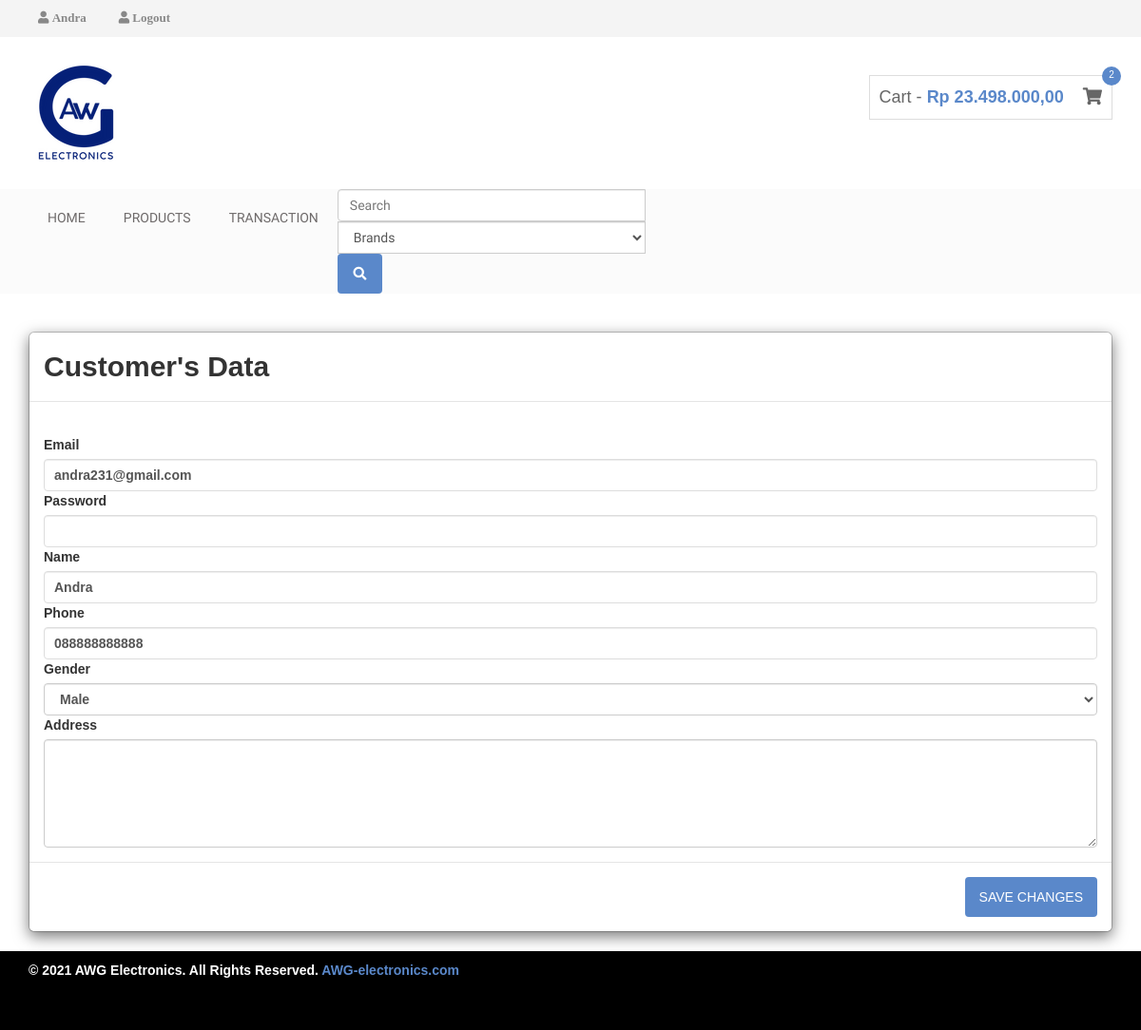
The page /dataCustomer.php (signed in) on the database its author committed.
### tables this page shows
CREATE TABLE `tb_customer` (
  `id_customer` int(11) NOT NULL,
  `kode_customer` varchar(20) NOT NULL,
  `kode_level` varchar(20) NOT NULL,
  `nama` varchar(50) NOT NULL,
  `email` varchar(30) NOT NULL,
  `password` varchar(100) NOT NULL,
  `no_telp` varchar(20) NOT NULL,
  `jenis_kelamin` varchar(10) NOT NULL,
  `alamat` text NOT NULL
);

### admin/includes/database.php (called while the page is built, shortened)
<?php
    class database{
        public function __construct(){
            $this->koneksi = mysqli_connect("localhost", "root", "", "awg_electronics");
        }
    }
?>

### admin/includes/customer.php (called while the page is built, shortened)
<?php
    require_once('database.php');
    class customer extends database{
        public function searchById($kode){
            $sql = "Select * from tb_customer where kode_customer = '$kode'";
            $query = mysqli_query($this->koneksi, $sql);
            $data = mysqli_fetch_assoc($query);
            return $data;
        }
    }

### dataCustomer.php (the view, shortened to what this page needs)
<?php include "header.php";
$data = $customer->searchById($_SESSION['customer']);
?>
<br>
<div class="container" aria-hidden="true">
            <div class="w-100" role="document">
            <div class="modal-content">
            <div class="modal-header">
                <h2 class="modal-title" id="exampleModalLongTitle"><b>Customer's Data</h2>
            </div>
            <div class="modal-body">
                <form action="admin/includes/prosesCustomer.php?aksi=update" method="POST" enctype="multipart/form-data">
                <br>
                <label>Email</label>
                <input type="email" class="form-control" name="email" value="<?php echo $data['email'];?>" required>
                <label>Password</label>
                <input type="password" class="form-control" name="password" id="password">
                <label>Name</label>
                <input type="text" class="form-control" name="nama" value="<?php echo $data['nama'];?>" id="nama" required>
                <label>Phone</label>
                <input type="text" class="form-control" value="<?php echo $data['no_telp'];?>" name="no_telp" required>
                <label>Gender</label>
                <select name="jenis_kelamin" class="selectpicker form-control" data-live-search="true" required>
                <?php if($data['jenis_kelamin'] == 'Pria'){
                        echo "<option value='Pria' selected>Male</option><option value='Wanita'>Female</option>";
                  }else{
                        echo "<option value='Wanita' selected>Female</option><option value='Pria'>Male</option>";
                  }?>
                </select>
                <label>Address</label>
                <textarea class="form-control" id="exampleFormControlTextarea1" rows="5" name="alamat" id="alamat" required><?php echo $data['alamat'];?></textarea>
            </div>
            <div class="modal-footer">
                <button type="submit" class="btn btn-primary">Save changes</button>
            </div>
            </div>
        </div>
        </div>
<br>
<div class="footer-bottom-area">
        <div class="container">
            <div class="row">
                <div class="col-md-8">
                    <div class="copyright">
                        <p>&copy; 2021 AWG Electronics. All Rights Reserved. <a href="index.html" target="_blank">AWG-electronics.com</a></p>
                    </div>
                </div>
                <div class="col-md-4">
                    <div class="footer-card-icon">
                        <i class="fa fa-cc-discover"></i>
                        <i class="fa fa-cc-mastercard"></i>
                        <i class="fa fa-cc-paypal"></i>
                        <i class="fa fa-cc-visa"></i>
                    </div>
                </div>
            </div>
        </div>
    </div>
  </body>
</html>

### style.css (style rules this page uses)
h1, h2, h3, h4, h5, h6 { margin: 0 0 15px; }
body { font-family:Arial, Helvetica, sans-serif; }
.footer-bottom-area { background: #000;color: #fff }
a { color: #5a88ca }
.footer-bottom-area { background: none repeat scroll 0 0 #000; color: #fff; padding-bottom: 40px; }
.footer-card-icon { font-size: 30px; text-align: right; }
.copyright > p { margin: 10px 0 0; }
input[type="text"], input[type="password"], input[type="email"], textarea { border: 1px solid #ddd; padding: 10px; }
input[type="submit"], button[type=submit] { background: none repeat scroll 0 0 #5a88ca; border: medium none; color: #fff; padding: 11px 20px; text-transform: uppercase; }

### css/responsive.css (style rules this page uses)
@media only screen and (min-width: 992px) and (max-width: 1280px) { input[type="submit"], button[type="submit"] { padding: 11px 15px; } }

### rows shown on the page
tb_customer: email "andra231@gmail.com", nama "Andra", no_telp "088888888888", jenis_kelamin "Male"

### other values the page prints
$_SESSION['nama'] "Andra"
$barang->rupiah($total['total']) "Rp 23.498.000,00"
$jumlah['jml'] "2"
